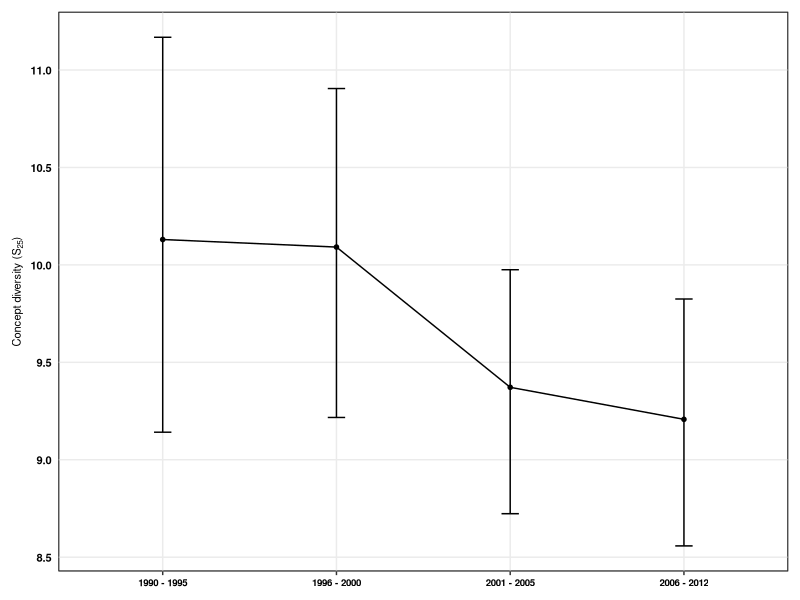

Recreate this plot in R.
#################################################
# Concept diversity
#################################################
# Figures for alpha diversity (S, Spie, Sn)     #
#################################################

require(rms)
require(ggplot2)
require(dplyr)
require(reshape2)
require(ggthemes)

###########
# Data ####
###########

alpha_div<-read.csv("Cleaned_Data/integration_AlphaDiv_orders_mobr.csv",stringsAsFactors = FALSE)

# calculate means and bootstrapped CIs

alpha_divs<- alpha_div %>%
  group_by(TimeWindow, group) %>%
  do(data.frame(rbind(smean.cl.boot(.$Value, B=1000))))

# arrange data for figures

alpha_divs$TimeWindow<-as.character(alpha_divs$TimeWindow)
alpha_divs$TimeWindow<-ifelse(alpha_divs$TimeWindow=="1990_1995","1990 - 1995",alpha_divs$TimeWindow)
alpha_divs$TimeWindow<-ifelse(alpha_divs$TimeWindow=="1996_2000","1996 - 2000",alpha_divs$TimeWindow)
alpha_divs$TimeWindow<-ifelse(alpha_divs$TimeWindow=="2001_2005","2001 - 2005",alpha_divs$TimeWindow)
alpha_divs$TimeWindow<-ifelse(alpha_divs$TimeWindow=="2006_2012","2006 - 2012",alpha_divs$TimeWindow)
alpha_divs$TimeWindow<-as.factor(alpha_divs$TimeWindow)
alpha_divs$TimeWindow <- factor(alpha_divs$TimeWindow, levels = c("1990 - 1995","1996 - 2000","2001 - 2005","2006 - 2012"))

alpha_divs<-filter(alpha_divs, group!="N" & group!="S_asymp")

Sn<-filter(alpha_divs, group=="S_n")

Alpha_divs2<-filter(alpha_divs, group=="S"|group=="S_PIE")

#######################
# Figure: S and Spie  #
#######################

Alpha_divs2$group<-as.factor(Alpha_divs2$group)
Alpha_divs2$group <- factor(Alpha_divs2$group, levels = c("S","S_PIE"))
Alpha_divs2$group<-droplevels(Alpha_divs2$group)
Alpha_divs2$group<-as.factor(Alpha_divs2$group)

pd <- position_dodge(width = 0.1)

bb<-ggplot(data=Alpha_divs2,aes(x=TimeWindow,y=Mean,group=group,colour=group,shape=group))+
   geom_point(size=2, position = pd) +
  geom_errorbar(data=Alpha_divs2,aes(ymin=Lower,ymax=Upper),width=0.1,position = pd)+
  geom_line(size=0.5,position = pd)+
  scale_colour_colorblind(name="",
                          labels=c("S"="Species Richness","S_PIE"= expression("ENS"[PIE])))+
  scale_shape_manual(name="", values=c("S"=17, "S_PIE"=19),
                     labels=c("S"="Species Richness","S_PIE"= expression("ENS"[PIE])))+
  labs(x = "", y = "Concept diversity")
 
DivParts<-bb+ theme_bw()+theme(axis.title.x=element_blank(),
                               axis.title.y=element_text(colour="black",face=c("bold"),size=8),
                               axis.text.y=element_text(colour="black",face="bold",size=8),
                               axis.text.x=element_text(colour="black",face="bold",size=7),
                               axis.ticks.y=element_line(colour="transparent"),
                               legend.background=element_rect(fill="transparent"),
                               legend.key=element_rect(fill="transparent"),legend.key.size = unit(0.25, "cm"),
                               legend.text=element_text(size=9),
                               legend.text.align = 0.5,
                               legend.position=c(0.92,0.95),legend.direction="vertical",
                               panel.background =element_rect(fill="transparent",colour="black"),
                               panel.grid.minor=element_blank())

save(DivParts, file="Cleaned_Data/Integration_Div.RData")

####################################
# just rarefied species richness   #
####################################

cc<-ggplot(data=Sn,aes(x=TimeWindow,y=Mean,group=group))+
  geom_point(shape=20,size=2,colour="black") +
  geom_errorbar(data=Sn,aes(ymin=Lower,ymax=Upper),width=0.1, colour="black")+
  geom_line(size=0.5,colour="black")+
  labs(x = "", y = expression(paste("Concept diversity (S"[25],")")))
       
DivParts_n<-cc+ theme_bw()+theme(axis.title.x=element_blank(),
                               axis.title.y=element_text(colour="black",face=c("bold"),size=8),
                               axis.text.y=element_text(colour="black",face="bold",size=8),
                               axis.text.x=element_text(colour="black",face="bold",size=7),
                               axis.ticks.y=element_line(colour="transparent"),
                               legend.background=element_rect(fill="transparent"),
                               legend.key=element_rect(fill="transparent"),legend.key.size = unit(0.25, "cm"),
                               legend.text=element_text(size=9),
                               legend.text.align = 0.5,
                               legend.position=c(0.92,0.95),legend.direction="vertical",
                               panel.background =element_rect(fill="transparent",colour="black"),
                               panel.grid.minor=element_blank(),
                               plot.margin=unit(c(0.3,0.3,0.3,0.3), "cm"))

png(filename="Figures/Integr_Alpha_RarefiedRichness_final.png", 
    type="cairo",
    units="in", 
    width=4, 
    height=4,  
    pointsize=2, 
    res=1000)

DivParts_n


dev.off()
